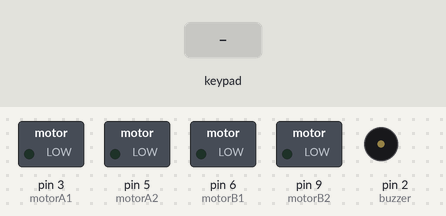
Bench run of a sketch on a simulated Arduino Uno, built with avr-gcc and run on an emulated ATmega328P. On the bench: switched loads named in the sketch (green lamp = pin HIGH), buzzer (waves = sounding). The inputs (shaded band) are chosen by the test bench. What the sketch prints to the serial monitor is not drawn.

Above: at 1.2 s.
1.3 s: key 'U' pressed
At 2.2 s:
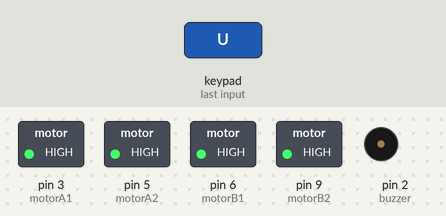
3.2 s: key 'D' pressed
At 3.4 s:
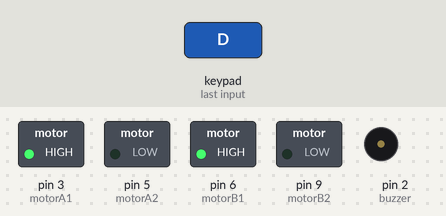
5.1 s: key 'L' pressed
At 5.3 s:
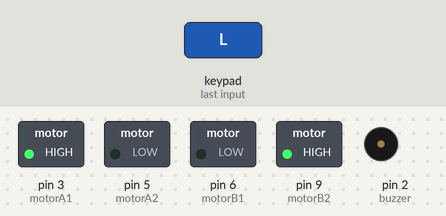
7.0 s: key 'R' pressed
At 7.2 s:
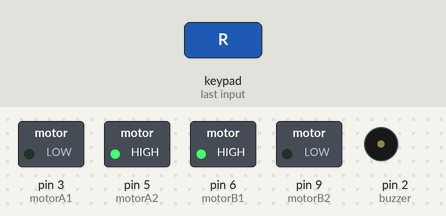
8.9 s: key 'X' pressed
At 9.1 s:
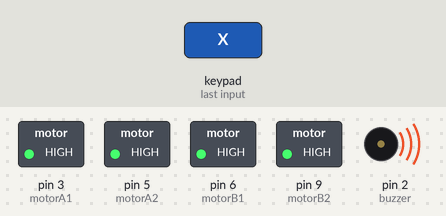
Timing chart, 0 to 11.8 s (numbered marks = the images above; inputs shaded):
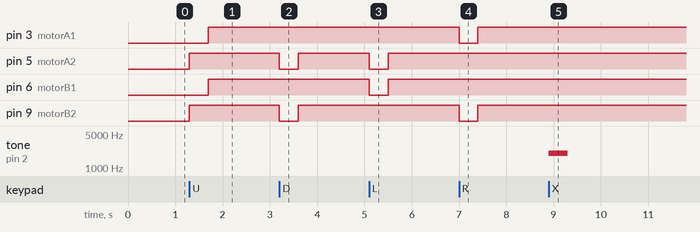

The sketch:

carrinho.ino.ino
```cpp
#include <PS2X_lib.h>
PS2X ps2x; // create PS2 Controller Class

void forward();
void backward();
void left();
void right();
void brake();
void checkDistance();

const int motorA1 = 3;     //motor A positive (+) pin to pin 6 (PWM) (from L298 module!)
const int motorA2 = 5;        //motor A negative (-) pin to pin 9 (PWM)
const int motorB1 = 6;   //motor B positive (+) pin to pin 10 (PWM)
const int motorB2 = 9;
const int pinBotao1 = 13;
const int buzzer=2;
bool estado = true;

int error = 0;
byte type = 0;
byte vibrate = 0;

void setup() {
  Serial.begin(38400);
  pinMode(pinBotao1, INPUT_PULLUP);
  pinMode(motorA1, OUTPUT);
  pinMode(motorA2, OUTPUT);
  pinMode(motorB1, OUTPUT);
  pinMode(motorB2, OUTPUT);


  //CHANGES for v1.6 HERE!!! **************PAY ATTENTION*************

  error = ps2x.config_gamepad(12, 10, 11, 8, true, true); //setup pins and settings:  GamePad(clock, command, attention, data, Pressures?, Rumble?) check for error

  if (error == 0) {
    Serial.println("Found Controller, configured successful");
    Serial.println("Try out all the buttons, X will vibrate the controller, faster as you press harder;");
    Serial.println("holding L1 or R1 will print out the analog stick values.");
    Serial.println("Go to www.billporter.info for updates and to report bugs.");
  }

  else if (error == 1)
    Serial.println("No controller found, check wiring, see readme.txt to enable debug. visit www.billporter.info for troubleshooting tips");

  else if (error == 2)
    Serial.println("Controller found but not accepting commands. see readme.txt to enable debug. Visit www.billporter.info for troubleshooting tips");

  else if (error == 3)
    Serial.println("Controller refusing to enter Pressures mode, may not support it. ");

  //Serial.print(ps2x.Analog(1), HEX);

  type = ps2x.readType();
  switch (type) {
    case 0:
      Serial.println("Unknown Controller type");
      break;
    case 1:
      Serial.println("DualShock Controller Found");
      break;
    case 2:
      Serial.println("GuitarHero Controller Found");
      break;
  }

}

void loop() {
  ps2x.read_gamepad(false, vibrate);          //read controller and set large motor to spin at 'vibrate' speed

  if (ps2x.NewButtonState(PSB_PAD_UP))           //will be TRUE if button was JUST pressed OR released
  {
    if (estado == true)
    {
      forward();
      estado = false;
    }
    else
    {
      brake();
      estado = true;
    }

  }
  if (ps2x.NewButtonState(PSB_PAD_RIGHT))           //will be TRUE if button was JUST pressed OR released
  {
    if (estado == true)
    {
      right();
      estado = false;
    }
    else
    {
      brake();
      estado = true;
    }
  }
  if (ps2x.NewButtonState(PSB_PAD_LEFT))           //will be TRUE if button was JUST pressed OR released
  {
    if (estado == true)
    {
      left();
      estado = false;
    }
    else
    {
      brake();
      estado = true;
    }

  }

  if (ps2x.NewButtonState(PSB_PAD_DOWN))           //will be TRUE if button was JUST pressed OR released
  {
    if (estado == true)
    {
      backward();
      estado = false;
    }
    else
    {
      brake();
      estado = true;
    }
  }
  if(ps2x.NewButtonState(PSB_BLUE))
  {
   if (estado == true)
    {
      tone(buzzer,2000);
      estado = false;
    }
    else
    {
      noTone(buzzer);
      estado = true;
    }
  }
}
```

funcoes.ino
```cpp
void backward(){
 digitalWrite(motorA1, HIGH);
  digitalWrite(motorA2, LOW);
  digitalWrite(motorB1, HIGH);
  digitalWrite(motorB2, LOW);
}

void forward(){
  digitalWrite(motorA1, LOW);
  digitalWrite(motorA2, HIGH);
  digitalWrite(motorB1, LOW);
  digitalWrite(motorB2, HIGH);
}

void left(){
  digitalWrite(motorA1, HIGH);
  digitalWrite(motorA2, LOW);
  digitalWrite(motorB1, LOW);
  digitalWrite(motorB2, HIGH);
}

void right(){
  digitalWrite(motorA1, LOW);
  digitalWrite(motorA2, HIGH);
  digitalWrite(motorB1, HIGH);
  digitalWrite(motorB2, LOW);
}

void brake(){
  digitalWrite(motorA1, HIGH);
  digitalWrite(motorA2, HIGH);
  digitalWrite(motorB1, HIGH);
  digitalWrite(motorB2, HIGH);
}
```

Measured:
- after the input at 1.3 s, pin 3 (motorA1), pin 6 (motorB1): LOW → HIGH after 0.40 s; pin 5 (motorA2), pin 9 (motorB2): LOW → HIGH at once
- after the input at 3.2 s, pin 5 (motorA2), pin 9 (motorB2): HIGH → LOW at once, → HIGH 0.40 s later
- after the input at 5.1 s, pin 5 (motorA2), pin 6 (motorB1): HIGH → LOW at once, → HIGH 0.40 s later
- after the input at 7.0 s, pin 3 (motorA1), pin 9 (motorB2): HIGH → LOW at once, → HIGH 0.40 s later
- after the input at 8.9 s, tone on pin 2 (buzzer): silent → 2000 Hz at once, → silent 0.40 s later
